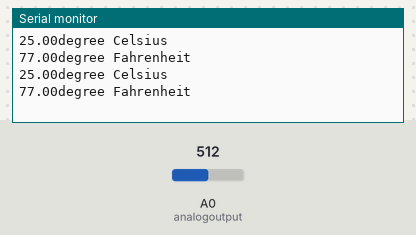
Simulated run of this sketch. Board: Arduino Uno, built with avr-gcc and run on an emulated ATmega328P. Shown: the last lines printed to the serial monitor. Inputs (shaded band) come from the test bench; at power-on: A0 (analogoutput) = 512.

Above: at 5.8 s.
5.9 s: A0 (analogoutput) set to 716
At 10.9 s:
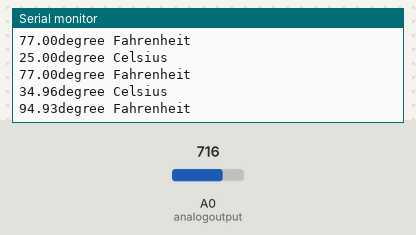
11.9 s: A0 (analogoutput) set to 900
At 16.0 s:
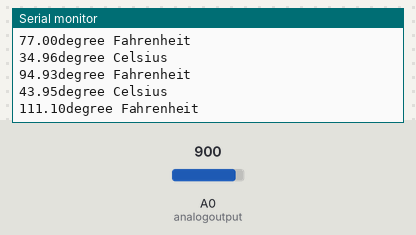
Timing chart, 0 to 17.5 s (numbered marks = the images above; inputs shaded):
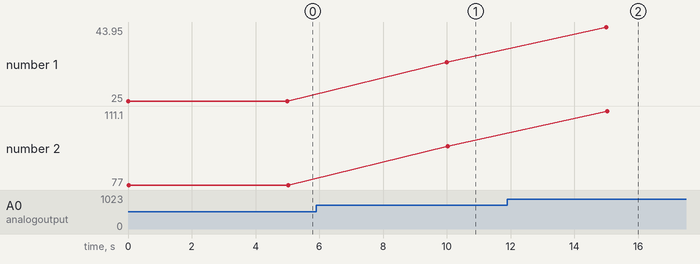

Measured:
- after the input at 5.9 s, the serial monitor: prints a new line after 4.1 s (image 1)
- after the input at 11.9 s, the serial monitor: prints a new line after 3.1 s (image 2)
- plotted number 1: 25 → 34.96 after the input at 5.9 s, 34.96 → 43.95 after the input at 11.9 s
- plotted number 2: 77 → 94.93 after the input at 5.9 s, 94.93 → 111.1 after the input at 11.9 s

The sketch:

Temperature.ino
```cpp
int analogoutput=A0;
void setup() {

    Serial.begin(9600);
}

void loop() {

    int sensevalue=analogRead(analogoutput);
    float milivolts=(sensevalue/1024.0)*500;
    float celsius=milivolts/10;
    Serial.print(celsius);
    Serial.print("degree Celsius\n");
    Serial.print((celsius * 9)/5+32);
    Serial.print("degree Fahrenheit\n");
    delay(5000);
}
```
